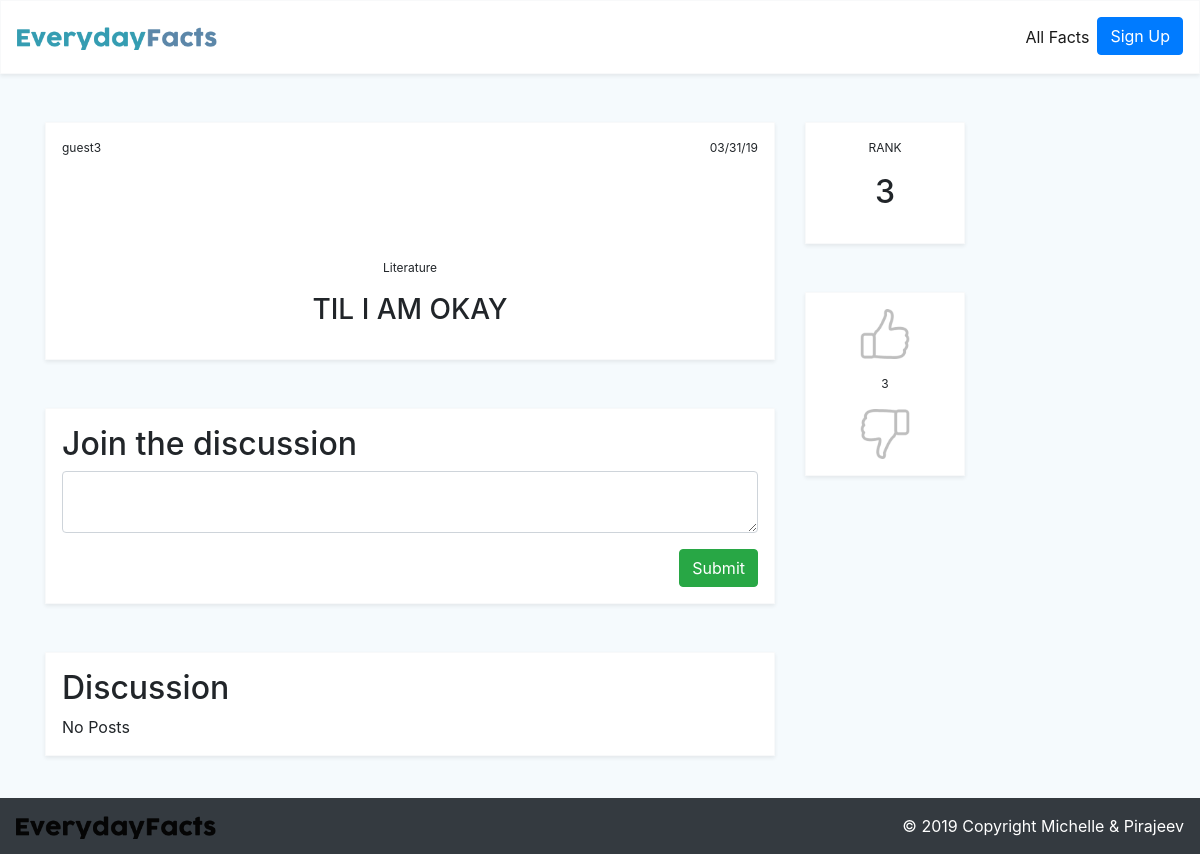
The app's page /post.php?id=2, older data.
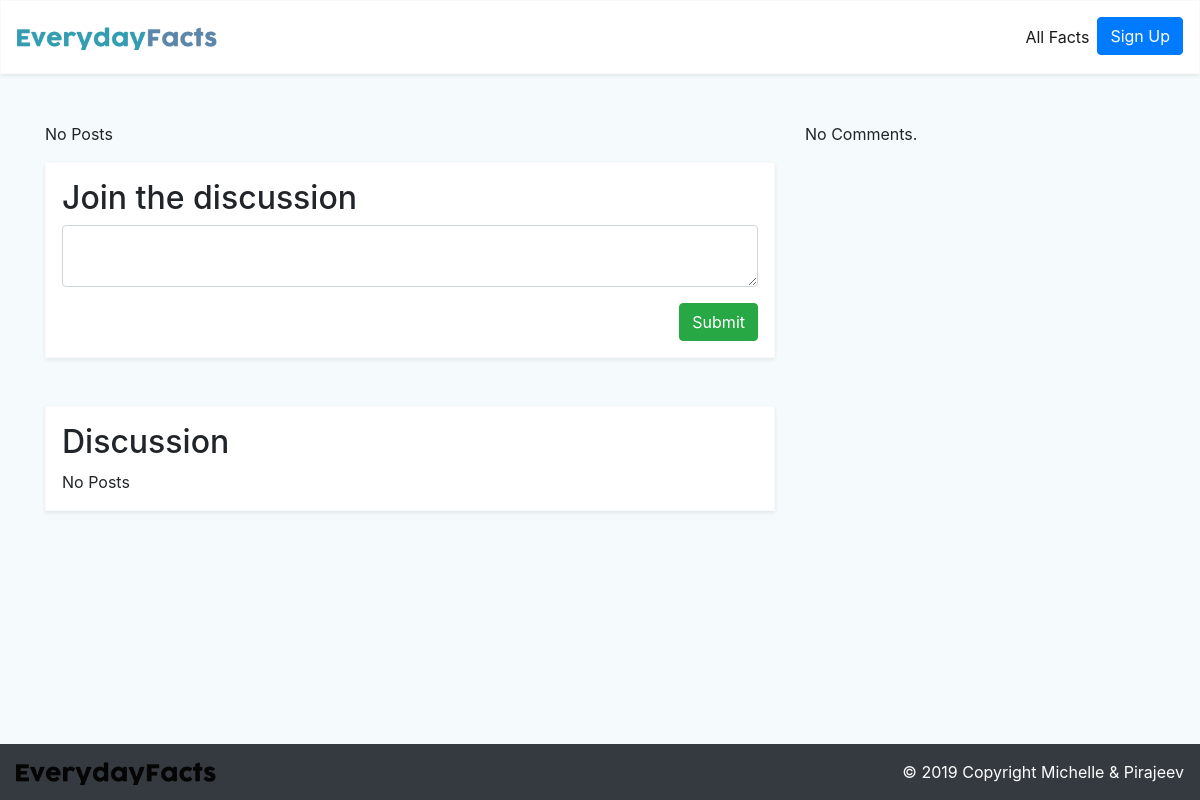
The same page, newer data.
### tables this page shows
CREATE TABLE `Post` (
  `PostID` int(11) NOT NULL,
  `UserID` int(11) DEFAULT NULL,
  `Title` text,
  `PostDate` timestamp NOT NULL DEFAULT CURRENT_TIMESTAMP,
  `CategoryID` int(11) DEFAULT NULL,
  `Content` text NOT NULL
);

CREATE TABLE `Users` (
  `UserID` int(11) NOT NULL,
  `UserName` varchar(50) NOT NULL,
  `Password` varchar(200) NOT NULL,
  `UserDate` timestamp NOT NULL DEFAULT CURRENT_TIMESTAMP,
  `Email` varchar(100) NOT NULL
);

CREATE TABLE `Category` (
  `CategoryID` int(11) NOT NULL,
  `Type` varchar(50) DEFAULT NULL,
  `Image` text NOT NULL
);

### functions.php (called while the page is built, shortened)
<?php
function getDB()
{
	$conn= mysqli_connect(DBHOST, DBUSER, DBPASS, DBNAME);
	return $conn;
}
function fillPost($postID){
    $db = getDB();
    $statement = "SELECT u.UserName, p.PostID, p.Content, p.Title, c.Image, c.Type, DATE_FORMAT(p.PostDate, '%m/%d/%y') AS 'P', c.Type, SUM(r.Number) as 'RANK'
    FROM Rank r
    INNER JOIN Post p INNER JOIN Users u
    INNER JOIN Category c ON u.UserID = p.UserID
    AND p.CategoryID = c.CategoryID AND p.PostID = r.PostID  WHERE p.PostID = ?
    GROUP BY p.PostID";
    $statement = mysqli_prepare($db, $statement);
    mysqli_stmt_bind_param($statement,'i',$postID);
    mysqli_stmt_execute($statement);
    $result = mysqli_stmt_get_result($statement);
    return $result;
}
function getRank($postID){
    $db = getDB();
    $statement = "SELECT u.UserID, p.PostID, SUM(r.Number) as 'RANK' FROM Rank r
    INNER JOIN Post p INNER JOIN Users u ON p.PostID = r.PostID AND u.UserID = p.UserID WHERE p.PostID = ? GROUP BY p.PostID";
    $statement = mysqli_prepare($db, $statement);
    mysqli_stmt_bind_param($statement,'i',$postID);
    mysqli_stmt_execute($statement);
    $result = mysqli_stmt_get_result($statement);
    return $result;
}
?>

### post.php (the view, shortened to what the changed rows need)
<?php
include 'include/header.php';
include 'functions.php';
$id = $_GET["id"];
$result = fillPost($id);
$rank_result = getRank($id);
?>
<html>
    <body style="background-color: #f5fafd;">
        <div class="container mt-5">
            <div class = "row">
                <div class = "col-md-8">
                     <?php
                        if (mysqli_num_rows($result) > 0) {
                            while($row = mysqli_fetch_array($result)) {
                        ?>
                    <div class = "p-3 user-post bg-white border border-light shadow-sm p-3 mb-5">
                        <p class = "float-left"><?php echo $row["UserName"]?></p>
                        <p class="float-right"><?php echo $row["P"];?></p>
                        <div class = "mt-5 text-center">
                            <p class = mt-5><?php echo $row["Type"];?></p>
                            <h3 class = "mt-3"><?php echo $row["Title"];?></h3>
                        </div>
                    </div>
                    <?php
                        }
                    } else {
                    echo ("No Posts");
                    }
                    ?>
                    <div class = "p-3 mt-3 user-post bg-white border border-light shadow-sm p-3 mb-5">
                        <h2>Join the discussion</h2>
                    </div>
                    <div class = "p-3 mt-3 user-post bg-white border border-light shadow-sm p-3 mb-5">
                        <h2>Discussion</h2>
                    </div>
                </div>
                <div class = "col-md-2">
                    <?php
                        if (mysqli_num_rows($rank_result) > 0) {
                            while($row = mysqli_fetch_array($rank_result)) {
                    ?>
                    <div class = "text-center p-3 rank-area bg-white border border-light shadow-sm p-3 mb-5">
                        <p>RANK</p>
                        <h2><?php echo $row["RANK"];?></p>
                    </div>
                    <div class = "p-3 text-center mt-3 rating-area bg-white border border-light shadow-sm p-3 mb-5">
                        <?php
                            $data = array(
                               'id' => $row["PostID"],
                               'vote' => "1",
                              'user' => $row["UserID"],
                            );
                        ?>
                        <a href = "updownVote-Post.php?<?php echo http_build_query($data,'', '&');?>">
                            <img width="50" src="./images/thumb-up.png" class="img-fluid" alt="">
                        </a>
                        <p class = "mt-3"><?php echo $row["RANK"];?></p>
                        <?php
                                        $data2 = array(
                                            'id' => $row["PostID"],
                                            'vote' => "0",
                                            'user' => $row["UserID"],
                                        );
                                    ?>
                                    <a href = "updownVote-Post.php?<?php echo http_build_query($data2,'', '&');?>">
                                        <img width="50" src="./images/thumb-down.png" class="img-fluid" alt="">
                                    </a>
                    </div>
                    <?php
                            }
                        } else {
                        echo ("No Comments.");
                        }
                        ?>
                </div>
            </div>
        </div>
    </body>
</html>

Row changes from the older to the newer data that the page shows:
no longer on this page (row edited): post: UserID.UserName "guest3", P "03/31/19", CategoryID.Type "Literature", Title "TIL I AM OKAY", RANK "3"
Text that changed along with them:
text now shown: "No Posts No Comments."
